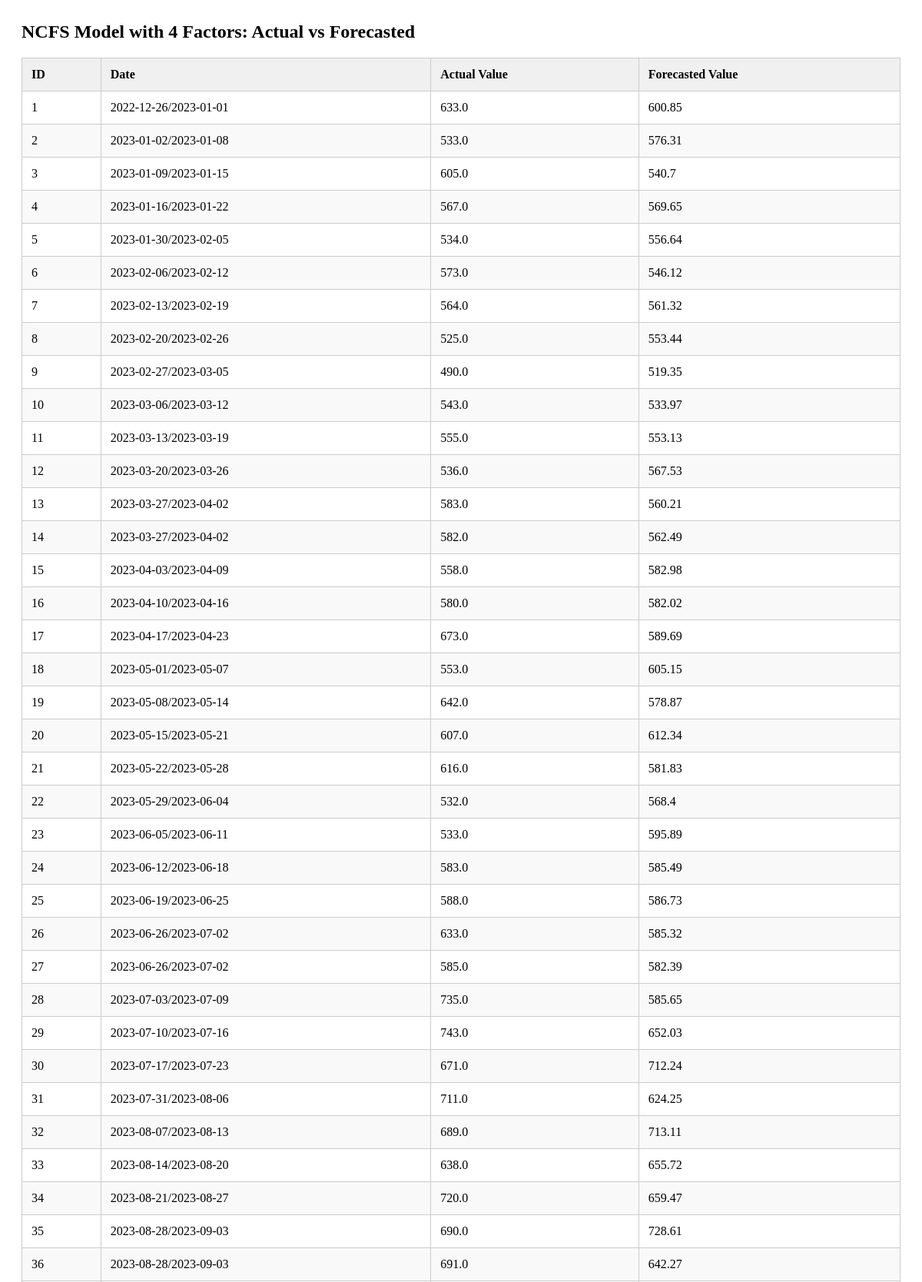
The page /table/ncfs4 (upper part) on the database its author committed.
### tables this page shows
CREATE TABLE ncfs4 (
        id INTEGER PRIMARY KEY AUTOINCREMENT,
        date TEXT,
        actual_value REAL,
        forecasted_value REAL
    );

### app/controllers/table_routes.py (the view)
@table_routes.route('/ncfs4')
def view_ncfs4():
    result = select_all_from(db.NCFS_TABLE + str(4))
    return render_template('view_ncfs4.html', title = 'NCFS 4', data = result)

### app/models/database.py (called while the page is built)
def get_db_cursor():
    if 'db' not in g:
        g.db = sqlite3.connect(current_app.config["DATABASE"])  # Connect to the database
        g.db.row_factory = sqlite3.Row                          # Configure rows to behave like dictionaries
    return g.db, g.db.cursor()

### app/services/data_handling/queries.py (called while the page is built)
def select_all_from(table):
    _, cursor = get_db_cursor()
    try:
        cursor.execute(f'SELECT * FROM {table}')
        return cursor.fetchall()
    except Exception as e:
        return handle_exception(e, context = msg.ERROR_SELECT + table)

### app/templates/view_ncfs4.html (shortened to what this page needs)
<section id="ncfs4" class="ncfs4 bg-white">
  <h2 class="section-title text-md font-extrabold text-blue">
    NCFS Model with 4 Factors: Actual vs Forecasted
  </h2>
  <table class="min-w-full mt-4 border border-gray-300">
    <thead>
      <tr class="table_row">
        <th>ID</th>
        <th>Date</th>
        <th>Actual Value</th>
        <th>Forecasted Value</th>
      </tr>
    </thead>
    <tbody>
      {% for row in data %}
      <tr>
        <td>{{ row['id'] }}</td>
        <td>{{ row['date'] }}</td>
        <td>{{ row['actual_value'] }}</td>
        <td>{{ row['forecasted_value'] }}</td>
      </tr>
      {% endfor %}
    </tbody>
  </table>
</section>

### app/templates/view_ncfs4.html (style rules this page uses)
.ncfs4 { padding: 20px; }
.section-title { margin: 0 0 20px; }
table { border-collapse: collapse; width: 100%; }
th, td { border: 1px solid #ccc; padding: 12px; text-align: left; }
th { background-color: #f0f0f0; }
tr:nth-child(even) { background-color: #f9f9f9; }

### rows shown on the page
ncfs4: id "1", date "2022-12-26/2023-01-01", actual_value "633.0", forecasted_value "600.85"
ncfs4: id "2", date "2023-01-02/2023-01-08", actual_value "533.0", forecasted_value "576.31"
ncfs4: id "3", date "2023-01-09/2023-01-15", actual_value "605.0", forecasted_value "540.7"
ncfs4: id "4", date "2023-01-16/2023-01-22", actual_value "567.0", forecasted_value "569.65"
ncfs4: id "5", date "2023-01-30/2023-02-05", actual_value "534.0", forecasted_value "556.64"
ncfs4: id "6", date "2023-02-06/2023-02-12", actual_value "573.0", forecasted_value "546.12"
ncfs4: id "7", date "2023-02-13/2023-02-19", actual_value "564.0", forecasted_value "561.32"
ncfs4: id "8", date "2023-02-20/2023-02-26", actual_value "525.0", forecasted_value "553.44"
ncfs4: id "9", date "2023-02-27/2023-03-05", actual_value "490.0", forecasted_value "519.35"
ncfs4: id "10", date "2023-03-06/2023-03-12", actual_value "543.0", forecasted_value "533.97"
ncfs4: id "11", date "2023-03-13/2023-03-19", actual_value "555.0", forecasted_value "553.13"
ncfs4: id "12", date "2023-03-20/2023-03-26", actual_value "536.0", forecasted_value "567.53"
ncfs4: id "13", date "2023-03-27/2023-04-02", actual_value "583.0", forecasted_value "560.21"
ncfs4: id "14", date "2023-03-27/2023-04-02", actual_value "582.0", forecasted_value "562.49"
ncfs4: id "15", date "2023-04-03/2023-04-09", actual_value "558.0", forecasted_value "582.98"
ncfs4: id "16", date "2023-04-10/2023-04-16", actual_value "580.0", forecasted_value "582.02"
ncfs4: id "17", date "2023-04-17/2023-04-23", actual_value "673.0", forecasted_value "589.69"
ncfs4: id "18", date "2023-05-01/2023-05-07", actual_value "553.0", forecasted_value "605.15"
ncfs4: id "19", date "2023-05-08/2023-05-14", actual_value "642.0", forecasted_value "578.87"
ncfs4: id "20", date "2023-05-15/2023-05-21", actual_value "607.0", forecasted_value "612.34"
ncfs4: id "21", date "2023-05-22/2023-05-28", actual_value "616.0", forecasted_value "581.83"
ncfs4: id "22", date "2023-05-29/2023-06-04", actual_value "532.0", forecasted_value "568.4"
ncfs4: id "23", date "2023-06-05/2023-06-11", actual_value "533.0", forecasted_value "595.89"
ncfs4: id "24", date "2023-06-12/2023-06-18", actual_value "583.0", forecasted_value "585.49"
ncfs4: id "25", date "2023-06-19/2023-06-25", actual_value "588.0", forecasted_value "586.73"
ncfs4: id "26", date "2023-06-26/2023-07-02", actual_value "633.0", forecasted_value "585.32"
ncfs4: id "27", date "2023-06-26/2023-07-02", actual_value "585.0", forecasted_value "582.39"
ncfs4: id "28", date "2023-07-03/2023-07-09", actual_value "735.0", forecasted_value "585.65"
ncfs4: id "29", date "2023-07-10/2023-07-16", actual_value "743.0", forecasted_value "652.03"
ncfs4: id "30", date "2023-07-17/2023-07-23", actual_value "671.0", forecasted_value "712.24"
ncfs4: id "31", date "2023-07-31/2023-08-06", actual_value "711.0", forecasted_value "624.25"
ncfs4: id "32", date "2023-08-07/2023-08-13", actual_value "689.0", forecasted_value "713.11"
ncfs4: id "33", date "2023-08-14/2023-08-20", actual_value "638.0", forecasted_value "655.72"
ncfs4: id "34", date "2023-08-21/2023-08-27", actual_value "720.0", forecasted_value "659.47"
ncfs4: id "35", date "2023-08-28/2023-09-03", actual_value "690.0", forecasted_value "728.61"
ncfs4: id "36", date "2023-08-28/2023-09-03", actual_value "691.0", forecasted_value "642.27"
